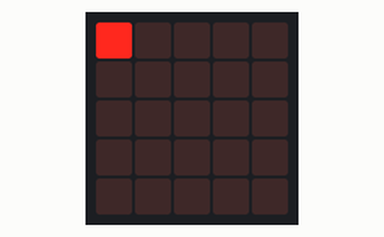
The program below on a simulated BBC micro:bit (MakeCode). Parts: the board's 5×5 LED display. At 12.5 s the program stops and its outputs stay as they are.

Above: at 0.1 s.
At 1.6 s:
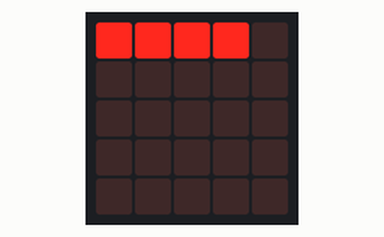
At 3.1 s:
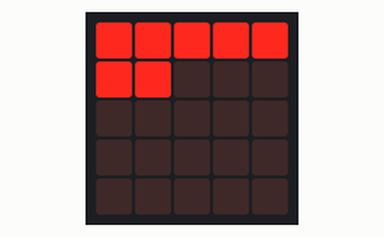
At 6.1 s:
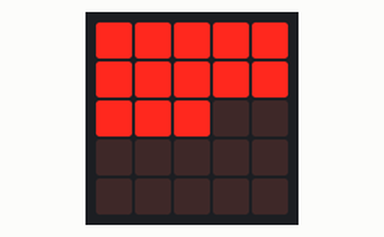
At 9.1 s:
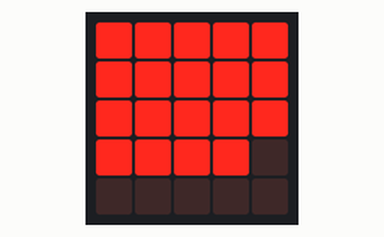
At 12.1 s:
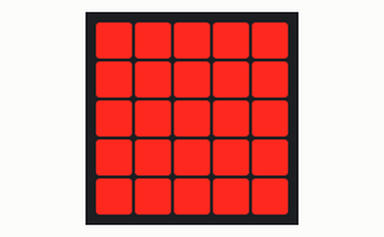

The program:

main.ts
```typescript
namespace screenMagic {
    /**
     * Address LEDs linearly row first
     */
    //% blockId=screenmagicplotat
    //% block="plot at $index"
    //% index.min=0 index.max=25

    export function plotAt(index: number):void {
        index |= 0
       const y =Math.floor(index / 5);
       const x= Math.floor(index % 5);
       led.plot(x,y)
    }
}
```

test.ts
```typescript
for (let i = 0; i < 25; ++i) {
    screenMagic.plotAt(i)
    basic.pause(500)
}
```

Measured:
- what the display in image 1 shows lasts 0.5 s, from 1.5 s to 2.0 s
